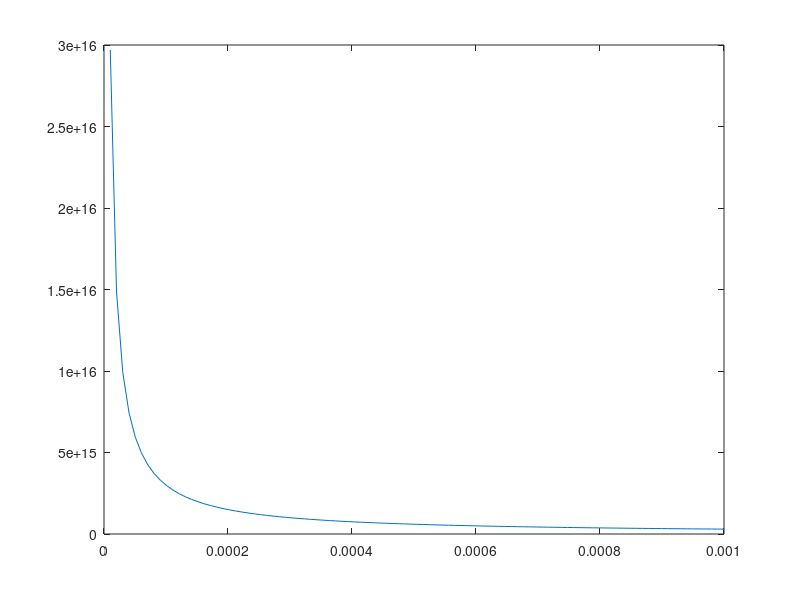

MATLAB code to generate this figure:
% The discrete representation of the analytical pressure and load carrying
% capacity for numerical evaluation. Code is taken from the presentation
% material. 

visc    = 10;                            % Viscosity [Pas] 
U       = 5;                            % Runner speed [m/s]
L       = 10;                            % Bearing length [m]
hmin    = 0.0001;                            % Trailing edge film thickness [m]
k       = linspace(0,1e-3,100);         % Slope parameter 
x       = 1;                            % Position

tryckUppg = ((6.*visc.*U.*L)./(hmin.^2)); % Tryckuppgyggnadens variation med alla designparametrar utom k.

p = @(x) tryckUppg.*((1./k).*(1./(1+k-k.*x./L))-((1+k)./(2+k)).*(1./(1+k-k.*x./k).^2)-1./(2+k));
N = log(1+k)./k.^2 - 2./(2+k)./k;

[maxN, indmax] = max(N);
disp([N(indmax),k(indmax)]);
plot(k,p(2))

